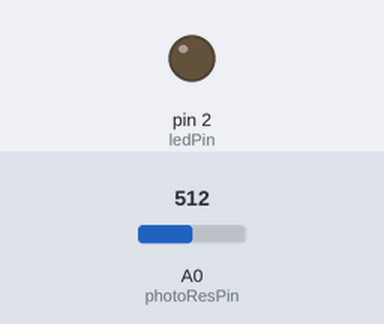
Recording of a sketch running on a simulated Arduino Uno, built with avr-gcc and run on an emulated ATmega328P. Parts: output pins drawn as LEDs (lit = HIGH). The inputs (shaded band) are chosen by the test bench; at power-on: A0 (photoResPin) = 512.

Above: at 1.2 s.
1.3 s: A0 (photoResPin) set to 885
2.8 s: A0 (photoResPin) set to 918
At 3.9 s:
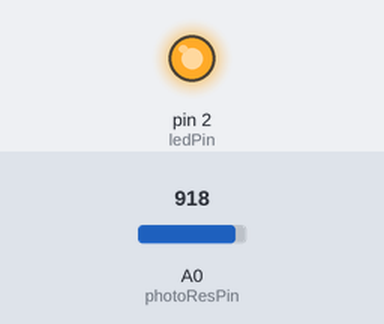
4.3 s: A0 (photoResPin) set to 716
At 5.1 s:
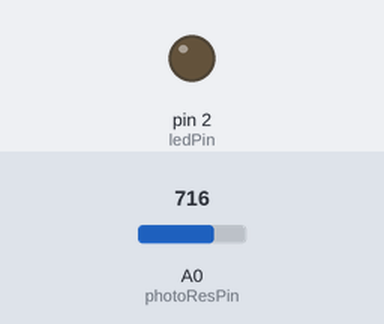
5.8 s: A0 (photoResPin) set to 900
At 6.2 s:
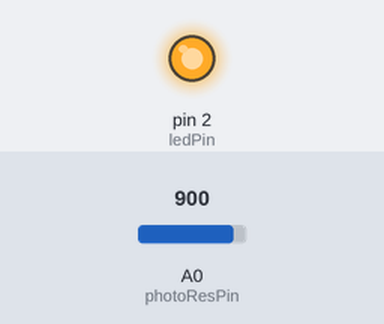
Timing chart, 0 to 8.3 s (numbered marks = the images above; inputs shaded):
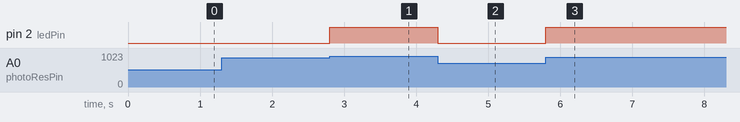

Measured:
- the behaviour switches between 899 and 900 on A0 (photoResPin) (found by bisection; images 0 and 1)
- after the input at 1.3 s, every drawn part: stays the same
- after the input at 2.8 s, pin 2 (ledPin): LOW → HIGH at once
- after the input at 4.3 s, pin 2 (ledPin): HIGH → LOW at once
- after the input at 5.8 s, pin 2 (ledPin): LOW → HIGH at once

The sketch:

2a.ino
```cpp
//
// Oppgave 2 a)
//

// Static pins
const int ledPin = 2;
const int photoResPin = A0;

// Static setpoints
const int set1 = 900;
const int set2 = 950;

// changable values
int value = 0;

void setup() {
  pinMode(ledPin, OUTPUT);
}

void loop() {
  value = analogRead(photoResPin);
  if (value < set1){
    digitalWrite(ledPin, LOW);
  } else if (value < set2){
    digitalWrite(ledPin, HIGH);
  } else{
    digitalWrite(ledPin, HIGH);
    delay(200);
    digitalWrite(ledPin, LOW);
    delay(200);
  }
}
```
